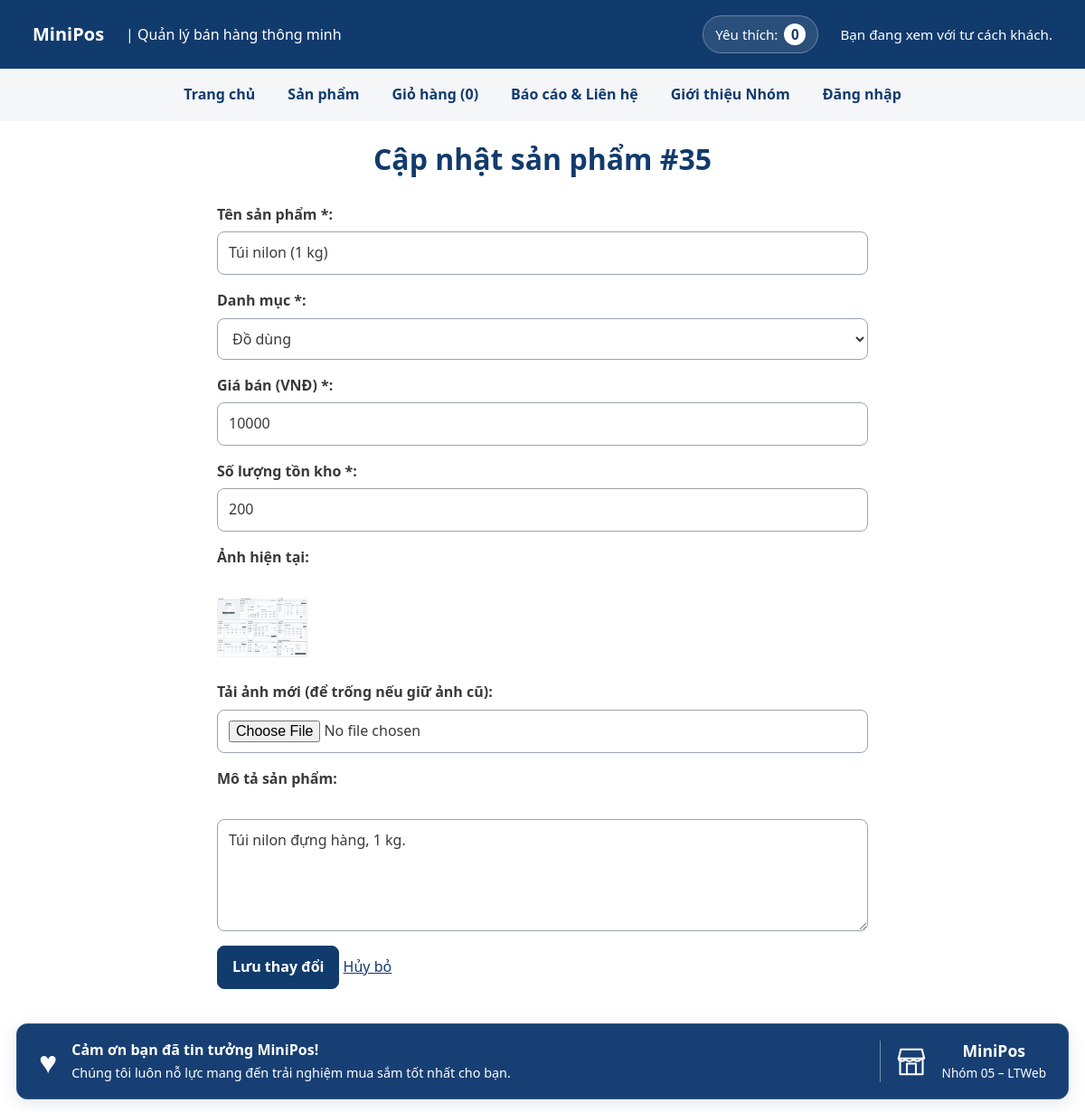
Page /sua-san-pham.php?id=35 (signed in) on the committed database.
### tables this page shows
CREATE TABLE san_pham (
    id          INT UNSIGNED AUTO_INCREMENT PRIMARY KEY,
    danh_muc_id INT UNSIGNED NOT NULL,
    ten         VARCHAR(200) NOT NULL,
    gia         INT UNSIGNED NOT NULL CHECK (gia >= 1000),       
    ton_kho     INT UNSIGNED NOT NULL DEFAULT 0,
    anh         VARCHAR(255) NULL,                               
    mo_ta       TEXT NULL,
    ngay_tao    DATETIME NOT NULL DEFAULT CURRENT_TIMESTAMP,
    CONSTRAINT fk_san_pham_danh_muc
        FOREIGN KEY (danh_muc_id) REFERENCES danh_muc(id)
);

CREATE TABLE danh_muc (
    id   INT UNSIGNED AUTO_INCREMENT PRIMARY KEY,
    ten  VARCHAR(100) NOT NULL,
    slug VARCHAR(100) NOT NULL,
    UNIQUE KEY uq_danh_muc_slug (slug)
);

### inc/ham.php (called while the page is built, shortened)
<?php
function e(string|int|float|null $giaTri): string
{
    return htmlspecialchars(
        (string) $giaTri,
        ENT_QUOTES | ENT_SUBSTITUTE,
        'UTF-8'
    );
}

### inc/db.php (called while the page is built, shortened)
<?php
function db(): PDO
{
    static $pdo = null;
    if ($pdo === null) {
        $host = getenv('DB_HOST') ?: '127.0.0.1;port=3307';
        $ten  = getenv('DB_NAME') ?: 'ltweb_nhom05';
        $user = getenv('DB_USER') ?: 'sang';
        $pass = getenv('DB_PASS') !== false ? (string) getenv('DB_PASS') : '1';
        $pdo = new PDO(
            "mysql:host=$host;dbname=$ten;charset=utf8mb4",
            $user,
            $pass,
            [
                PDO::ATTR_ERRMODE            => PDO::ERRMODE_EXCEPTION,
                PDO::ATTR_DEFAULT_FETCH_MODE => PDO::FETCH_ASSOC,
                PDO::ATTR_EMULATE_PREPARES   => false,
            ]
        );
    }
    return $pdo;
}

### src/Data/KhoSanPham.php (called while the page is built, shortened)
<?php
final class KhoSanPham
{
    public function timTheoId(int|string $id): ?SanPham
    {
        $so = $this->laySoNguyenDuong($id);
        $st = $this->db->prepare(self::SELECT . ' WHERE sp.id = ?');
        $st->execute([$so]);
        $dong = $st->fetch();
        return $dong ? SanPham::tuMang($dong) : null;
    }
    private function laySoNguyenDuong(int|string $id): ?int
    {
        $so = filter_var($id, FILTER_VALIDATE_INT, ['options' => ['min_range' => 1]]);
        return $so === false ? null : $so;
    }
}

### src/Models/SanPham.php (called while the page is built, shortened)
<?php
final class SanPham implements JsonSerializable
{
    public static function tuMang(array $d): self
    {
        return new self(
            (int) $d['id'],
            (string) $d['ten'],
            (int) $d['gia'],
            (string) ($d['danh_muc_ten'] ?? ''),
            (int) $d['ton_kho'],
            (string) ($d['anh'] ?? ''),
            (int) ($d['danh_muc_id'] ?? 0),
            (string) ($d['mo_ta'] ?? ''),
            (string) ($d['ngay_tao'] ?? '')
        );
    }
    public function getTen(): string
    {
        return $this->ten;
    }
    public function getGia(): int
    {
        return $this->gia;
    }
    public function getDanhMucId(): int
    {
        return $this->danhMucId;
    }
    public function getTonKho(): int
    {
        return $this->tonKho;
    }
    public function getAnh(): string
    {
        return $this->anh;
    }
    public function getMoTa(): string
    {
        return $this->moTa;
    }
}

### src/Data/KhoDanhMuc.php (called while the page is built, shortened)
<?php
final class KhoDanhMuc
{
    public function tatCa(): array
    {
        $st = $this->db->query(
            'SELECT dm.id, dm.ten, dm.slug, COUNT(sp.id) AS so_san_pham
               FROM danh_muc dm
          LEFT JOIN san_pham sp ON sp.danh_muc_id = dm.id
           GROUP BY dm.id, dm.ten, dm.slug
           ORDER BY dm.ten'
        );
        return $st->fetchAll();
    }
}

### sua-san-pham.php (the view, shortened to what this page needs)
<?php
$spId = filter_var($_GET['id'] ?? null, FILTER_VALIDATE_INT);
$khoSanPham = new \App\Data\KhoSanPham(db());
$sanPham    = $khoSanPham->timTheoId($spId);
$khoDanhMuc  = new \App\Data\KhoDanhMuc(db());
$danhMucList = $khoDanhMuc->tatCa();
$old = [
    'ten'         => $sanPham->getTen(),
    'danh_muc_id' => (string) $sanPham->getDanhMucId(),
    'gia'         => (string) $sanPham->getGia(),
    'ton_kho'     => (string) $sanPham->getTonKho(),
    'mo_ta'       => $sanPham->getMoTa(),
];
require __DIR__ . '/inc/header.php';
?>
<main class="bao">
    <h1>Cập nhật sản phẩm #<?= e($spId) ?></h1>
    <form action="sua-san-pham.php?id=<?= e($spId) ?>" method="post" enctype="multipart/form-data" novalidate>
        <p>
            <label for="ten">Tên sản phẩm *:</label>
            <input type="text" id="ten" name="ten" value="<?= e($old['ten']) ?>" required>
        </p>
        <p>
            <label for="danh_muc_id">Danh mục *:</label>
            <select id="danh_muc_id" name="danh_muc_id" required>
                <?php foreach ($danhMucList as $dm): ?>
                    <option value="<?= e($dm['id']) ?>" <?= (string)$dm['id'] === $old['danh_muc_id'] ? 'selected' : '' ?>>
                        <?= e($dm['ten']) ?>
                    </option>
                <?php endforeach; ?>
            </select>
        </p>
        <p>
            <label for="gia">Giá bán (VNĐ) *:</label>
            <input type="number" id="gia" name="gia" min="1000" step="500" value="<?= e($old['gia']) ?>" required>
        </p>
        <p>
            <label for="ton_kho">Số lượng tồn kho *:</label>
            <input type="number" id="ton_kho" name="ton_kho" min="0" value="<?= e($old['ton_kho']) ?>" required>
        </p>
        <p>
            <label>Ảnh hiện tại:</label><br>
            <img src="<?= e($sanPham->getAnh() ?: 'images/MiniPOS.webp') ?>" width="100" alt="Ảnh hiện tại"><br>
            <label for="anh">Tải ảnh mới (để trống nếu giữ ảnh cũ):</label>
            <input type="file" id="anh" name="anh" accept="image/jpeg,image/png,image/webp">
        </p>
        <p>
            <label for="mo_ta">Mô tả sản phẩm:</label><br>
            <textarea id="mo_ta" name="mo_ta" rows="4" cols="50"><?= e($old['mo_ta']) ?></textarea>
        </p>
        <button type="submit">Lưu thay đổi</button>
        <a href="quan-tri.php">Hủy bỏ</a>
    </form>
</main>
<?php require __DIR__ . '/inc/footer.php'; ?>

### css/style.css (style rules this page uses)
:root { --mau-chinh: #123b6d; --mau-nhan: #ffc72c; --mau-chu: #3a3a3a; --mau-nen: #ffffff; --mau-nen-phu: #f4f6f8; --bo-goc: 8px; --khoang-cach: 16px; --font-size-co-ban: 16px; }
*, *::before, *::after { box-sizing: border-box; }
html { width: 100%; max-width: 100%; overflow-x: hidden; }
body { width: 100%; min-width: 0; max-width: 100%; min-height: 100vh; margin: 0; padding: 0; font-family: system-ui, "Segoe UI", sans-serif; font-size: var(--font-size-co-ban); line-height: 1.6; color: var(--mau-chu); background-color: var(--mau-nen); overflow-x: hidden; }
img { display: block; max-width: 100%; height: auto; }
a { color: var(--mau-chinh); transition: color 0.2s ease; }
body { display: grid; grid-template-areas: "header" "nav" "main" "footer"; grid-template-rows: auto auto 1fr auto; }
main { grid-area: main; width: 100%; max-width: 1200px; min-width: 0; margin: 0 auto; padding: var(--khoang-cach); overflow-x: hidden; }
main h1 { margin-top: 0; margin-bottom: 24px; color: var(--mau-chinh); text-align: center; overflow-wrap: break-word; }
form { width: 100%; max-width: 720px; margin: 0 auto; }
form input, form select, form textarea, form button { max-width: 100%; }
form input, form select, form textarea { width: 100%; }
form label { display: block; margin-bottom: 6px; font-weight: 600; }
form input:not([type="radio"]), form select, form textarea { display: block; width: 100%; max-width: 100%; padding: 10px 12px; border: 1px solid #9ca3af; border-radius: var(--bo-goc); font: inherit; color: var(--mau-chu); background-color: var(--mau-nen); }
form textarea { resize: vertical; min-height: 120px; }
form button { display: inline-block; padding: 10px 16px; border: 1px solid var(--mau-chinh); border-radius: var(--bo-goc); background-color: var(--mau-chinh); color: var(--mau-nen); font: inherit; font-weight: 600; cursor: pointer; transition: background-color 0.2s ease, color 0.2s ease; }
.bao { width: 100%; max-width: 1200px; margin: 0 auto; padding: var(--khoang-cach); }
@media (min-width: 360px) { main { padding: 16px; } }
@media (min-width: 360px) { main h1 { font-size: 1.6rem; } }
@media (min-width: 768px) { main { padding: 24px; } }
@media (min-width: 768px) { main h1 { font-size: 2rem; } }

### rows in the picture
san_pham: ten "Túi nilon (1 kg)", danh_muc_id "Đồ dùng", gia "10000", ton_kho "200", anh (picture), mo_ta "Túi nilon đựng hàng, 1 kg."

### other values in the picture
$nhan "Trang chủ"
$nhan "Sản phẩm"
$nhan "Giỏ hàng"
$nhan "Báo cáo & Liên hệ"
$nhan "Giới thiệu Nhóm"
$spId "35"
